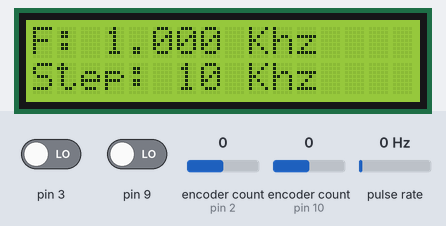
A sketch run on a simulated Arduino Uno, built with avr-gcc and run on an emulated ATmega328P. On the bench: 16×2 character LCD. Wiring (inferred from the names in the program): pulse sensor: data pin 11. The inputs (shaded band) are chosen by the test bench; at power-on: encoder count (sensors on pin 2, pin 10) 0, pin 3 LOW, pin 9 LOW, pulse rate 0 Hz.

Above: at 1.2 s.
1.3 s: encoder count (sensor on pin 2) set to -1
At 1.9 s:
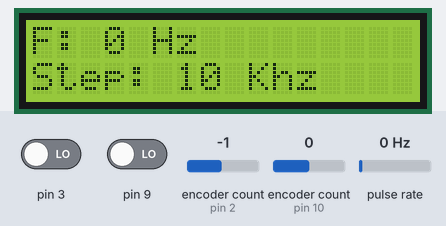
2.8 s: encoder count (sensor on pin 10) set to -1
At 4.0 s:
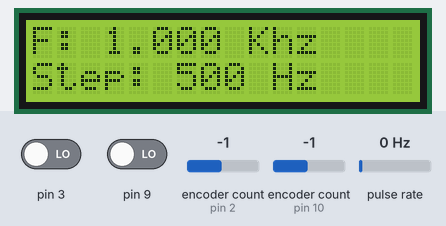
4.3 s: encoder count (sensor on pin 2) set to -2
At 5.5 s:
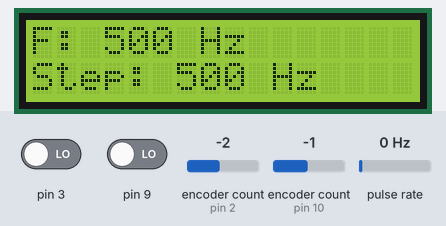
5.8 s: encoder count (sensor on pin 10) set to 0
At 7.0 s:
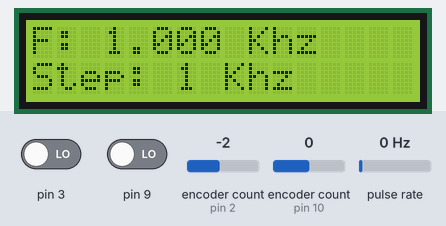
7.3 s: encoder count (sensor on pin 2) set to -3
At 7.7 s:
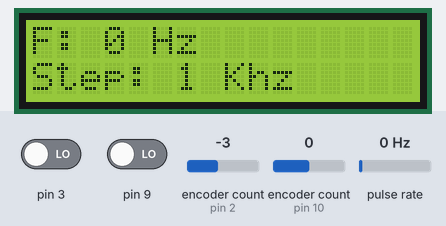
8.8 s: encoder count (sensor on pin 2) set to 1
At 10.2 s:
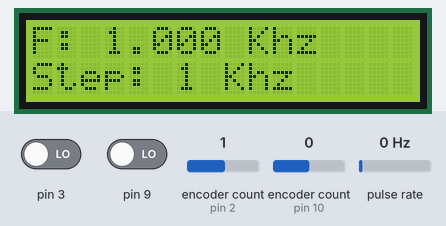
Timing chart, 0 to 11.3 s (numbered marks = the images above; inputs shaded):
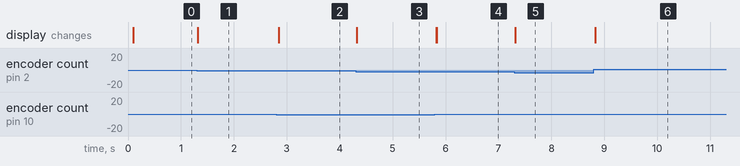

The sketch:

AD9850-Frequency-genarator.ino
```cpp
#include <Wire.h>
#include <LiquidCrystal_I2C.h> // https://github.com/fdebrabander/Arduino-LiquidCrystal-I2C-library.git
#include <Rotary.h> // https://github.com/brianlow/Rotary.git

// AD9851 Signal generator board config. Set the pins we'll use to control the AD9850
const int AD9850_RESET = 5;
const int AD9850_DATA = 6;
const int AD9850_FQ_UD = 7;
const int AD9850_W_CLK = 8;

const long FREQUENCY_MIN = 0L;
const long FREQUENCY_MAX = 30000000L;
const long FREQUENCY_STEPS[] = {1, 10, 100, 500, 1000, 5000, 10000, 50000, 100000, 500000, 1000000, 5000000 };
const int FREQUENCY_STEPS_LENGTH = sizeof(FREQUENCY_STEPS)/sizeof(long);

volatile  long _frequency = 1000L;
volatile  long _currentFrequency = 0L;

volatile  long _frequencyStep = 10000L;
volatile  long _currentFrequencyStep = 0L;
volatile  int _frequencyStepIndex = 4;

// Construct an LCD instance
const int LCD_ADDRESS = 0x27; // Either use a scan sketch, or device documentation to determine this address
const int LCD_CHARS_PER_LINE = 16;
const int LCD_NUMBER_OF_LINES = 2;
LiquidCrystal_I2C _lcd(LCD_ADDRESS, LCD_CHARS_PER_LINE, LCD_NUMBER_OF_LINES);

// Construct a Rotary encoder using digital pins 2 (INTerrupt 0 - INT0) &
// 3 (INTerrupt1 - INT1)
// This will be used to change frequency
const int FREQUENCY_ENCODER_CLOCK = 2;
const int FREQUENCY_ENCODER_DATA = 3;
const int FREQUENCY_ENCODER_SWITCH = 11; // State changes when encoder shaft is depressed
Rotary _frequencyRotaryEncoder = Rotary(FREQUENCY_ENCODER_CLOCK, FREQUENCY_ENCODER_DATA);

// Construct a Rotary encoder using digital pins 9 & 10
const int FREQUENCY_STEP_ENCODER_CLOCK = 9;
const int FREQUENCY_STEP_ENCODER_DATA = 10;
Rotary _frequencyStepRotaryEncoder = Rotary(FREQUENCY_STEP_ENCODER_DATA, FREQUENCY_STEP_ENCODER_CLOCK);


/////////////////////////////////////////////////////////////////////////////////////////////
// Interrupt Service Routine (ISR) that gets called whenever any of the pins in 'Pin Change
// Interrupt 2 vector' (PCINT2_vect, which is another way of saying the 'Pin Change
// Interrupt MaSK 2')
////////////////////////////////////////////////////////////////////////////////////////////
ISR(PCINT2_vect) {
  // Ask the frequency encoder if there is a change
  unsigned char encoderDirection = _frequencyRotaryEncoder.process();

  // Update the desired frequency value accordingly
  // The DIR_CW & DIR_CCW are defined in Rotary.h
  switch (encoderDirection) {
    case DIR_CW : {
      if((_frequency + _frequencyStep) < FREQUENCY_MAX) {
          _frequency += _frequencyStep;
      }

      else {
        _frequency = FREQUENCY_MAX;
      }

      break;
    }

    case DIR_CCW : {
      // Prevent frequency going negative
      if((_frequency - _frequencyStep) >= FREQUENCY_MIN) {
        _frequency -= _frequencyStep;
      }

      else {
        _frequency = FREQUENCY_MIN;
      }
    }

  } // End switch

} // End ISR(PCINT2_vect)


///////////////////////////////////////////////////////////////////////////////
//
///////////////////////////////////////////////////////////////////////////////
ISR(PCINT0_vect) {
  // Ask the frequency step encoder if there is a change
  unsigned char encoderDirection = _frequencyStepRotaryEncoder.process();

  // Update the desired frequency value accordingly
  // The DIR_CW & DIR_CCW are defined in Rotary.h
  switch (encoderDirection) {
      case DIR_CW : {
          if(_frequencyStepIndex >= FREQUENCY_STEPS_LENGTH - 1) {
              _frequencyStepIndex = 0;
          }

          else {
              _frequencyStepIndex++;
          }

          break;
      }

      case DIR_CCW : {
          // Prevent frequency going negative
          if(_frequencyStepIndex <= 0) {
              _frequencyStepIndex = FREQUENCY_STEPS_LENGTH - 1;
          }

          else {
              _frequencyStepIndex--;
          }
      }

  } // End switch

  _frequencyStep = FREQUENCY_STEPS[_frequencyStepIndex];

  ///////////
  // Service the frequency select switch
  // When the switch is pressed, reset frequency to 1Khz
  //////////
  if (digitalRead(FREQUENCY_ENCODER_SWITCH) == 0) {
    _frequency = 1000;
  }

} // End ISR(PCINT1_vect)

///////////////////////////////////////////////////////////////////////////////
// Sends a high, immediately followed by a low, to the supplied digidal pin
///////////////////////////////////////////////////////////////////////////////
void pulseHigh(int pin) {
  digitalWrite(pin, HIGH);
  digitalWrite(pin, LOW);
}

///////////////////////////////////////////////////////////////////////////////
// Takes a Byte of data, serialises it, and transfers it to the AD9850 DATA pin
///////////////////////////////////////////////////////////////////////////////
void sendByteToAD9850(byte data) {
  // For each bit in the data byte...
  // - Mask off all but the least significant bit
  // - Send the masked HIGH/LOW value to the AD9850
  // - Rotate-right the data byte
  for (int dataIndex = 0; dataIndex < 8; dataIndex++, data >>= 1) {
    // Set the AD9850 'Data' bit to the state of the current bit
    digitalWrite(AD9850_DATA, data & 0x01);

    // Pulse the 'Write ClocK' pin to make the AD9850 read the DATA bit
    pulseHigh(AD9850_W_CLK);
  }
}

///////////////////////////////////////////////////////////////////////////////
//
///////////////////////////////////////////////////////////////////////////////
void sendFrequencyToAD9850(double frequency) {
  int32_t AD9850Frequency = frequency * 4294967295L / 125000000L;  // note 125 MHz clock on 9850

  for (int frequencyByte = 0; frequencyByte < 4; frequencyByte++, AD9850Frequency >>= 8) {
    sendByteToAD9850(AD9850Frequency & 0xFF);
  }

  sendByteToAD9850(0x00); // Final control byte, all 0 for 9850 chip

  pulseHigh(AD9850_FQ_UD); // Done!  Should see output
}

////////////////////////////////////////////////////////////////////////////////
//
////////////////////////////////////////////////////////////////////////////////
String formatFrequency(unsigned long frequency) {
    char displayFrequency[26];

    if(frequency >= 1000000) {
        dtostrf((frequency/1000000.0), -1, 6, displayFrequency);
        sprintf(displayFrequency, "%s Mhz", displayFrequency);
    }

    else if(frequency >= 1000) {
        dtostrf((frequency/1000.0), -1, 3, displayFrequency);
        sprintf(displayFrequency, "%s Khz", displayFrequency);
    }

    else {
        sprintf(displayFrequency, "%d Hz", frequency);
    }

    return String(displayFrequency);

} // End formatFrequency()

////////////////////////////////////////////////////////////////////////////////
//
////////////////////////////////////////////////////////////////////////////////
String formatSteps(unsigned long frequency) {
    char displaySteps[26];

    if(frequency >= 1000000) {
        dtostrf((frequency/1000000.0), -1, 0, displaySteps);
        sprintf(displaySteps, "%s Mhz", displaySteps);
    }

    else if(frequency >= 1000) {
        dtostrf((frequency/1000.0), -1, 0, displaySteps);
        sprintf(displaySteps, "%s Khz", displaySteps);
    }

    else {
        sprintf(displaySteps, "%d Hz", frequency);
    }

    return String(displaySteps);

} // End formatSteps()

///////////////////////////////////////////////////////////////////////////////
// One-off setup routine
///////////////////////////////////////////////////////////////////////////////
void setup() {
  Serial.begin(9600);

  // Configure the GPIO pins we're using to talk to the AD9850 module.
  pinMode(AD9850_RESET, OUTPUT);
  pinMode(AD9850_DATA, OUTPUT);
  pinMode(AD9850_FQ_UD, OUTPUT);
  pinMode(AD9850_W_CLK, OUTPUT);

  // Enable the pullup resistor on the pin used to monitor the select switch on
  // the frequency rotary encoder
  pinMode(FREQUENCY_ENCODER_SWITCH, INPUT_PULLUP);


  // Initialise the AD9850 module.
  pulseHigh(AD9850_RESET);
  pulseHigh(AD9850_W_CLK);
  pulseHigh(AD9850_FQ_UD); // Eenable serial mode - Datasheet page 12 figure 10

  /////////////////////////////////////////////////////////////////////////////
  // Initialize the LCD, turn on the backlight, and set the relevant interrupt
  // pins to be used for the serial (I2C) communications
  /////////////////////////////////////////////////////////////////////////////
  _lcd.begin();
  _lcd.backlight();

  /////////////////////////////////////////////////////////////////////////////
  // Initialize the serial (I2C) communications using digital pins 18 & 19
  /////////////////////////////////////////////////////////////////////////////
  // Enable the 'Pin Change Interupt Enable 2' (PCIE2) bit in the 'Pin Change
  // Interrupt Control Register' (PCICR) in order to detect interrupts
  // appearing on pins controlled by 'Pin Change MaSK Register 2' (PCMSK2)
  PCICR |= (1 << PCIE2);
  PCICR |= (1 << PCIE0);

  // Set the 'Pin Change INTerrupt18 & 19' (PCINT18 & PCINT19) Pins in the
  // 'Pin Change MaSK2' register, to enable interrupts on digital pins 18
  // (Serial DAta - SDA) & 19 (Serial CLock - SLC)
  PCMSK2 |= (1 << PCINT18) | (1 << PCINT19);

  // Set the 'Pin Change INTerrupts 9 & 10' Pins in the
  // 'Pin Change MaSK1' register, to enable interrupts on digital pins 9
  // & 10
  PCMSK0 |= (1 << PCINT1) | (1 << PCINT2);
  PCMSK0 |= (1 << PCINT3);

  // Enable interupts
  sei();

} // End setup()

/////////////////////////////////////////////////////////////////////////////////////////////
// Main controller loop
////////////////////////////////////////////////////////////////////////////////////////////
void loop() {
  // If desired frequency has changed...
  if(_frequency != _currentFrequency) {
    // Update the AD9850 genarator with the new desired frequency
    sendFrequencyToAD9850(_frequency);

    // Update global reference with new frequency
    _currentFrequency = _frequency;

    // Write the new frequency to the display
    _lcd.setCursor(0, 0);
    _lcd.print("F: " + formatFrequency(_frequency) + "              ");
  }

   // If the desired step size has changed...
  if(_frequencyStep != _currentFrequencyStep) {
    // Update global reference with new step size
    _currentFrequencyStep = _frequencyStep;

    // Write the new step size  to the display
    _lcd.setCursor(0, 1);
    _lcd.print("Step: " + formatSteps(_frequencyStep) + "              ");
  }

}
```

Measured:
- after the input at 1.3 s, the display: changes at once (image 1)
- after the input at 2.8 s, the display: changes after 0.05 s (image 2)
- after the input at 4.3 s, the display: changes at once (image 3)
- after the input at 5.8 s, the display: first changes at once (image 4 shows a later state)
- after the input at 7.3 s, the display: changes at once (image 5)
- after the input at 8.8 s, the display: changes at once (image 6)
